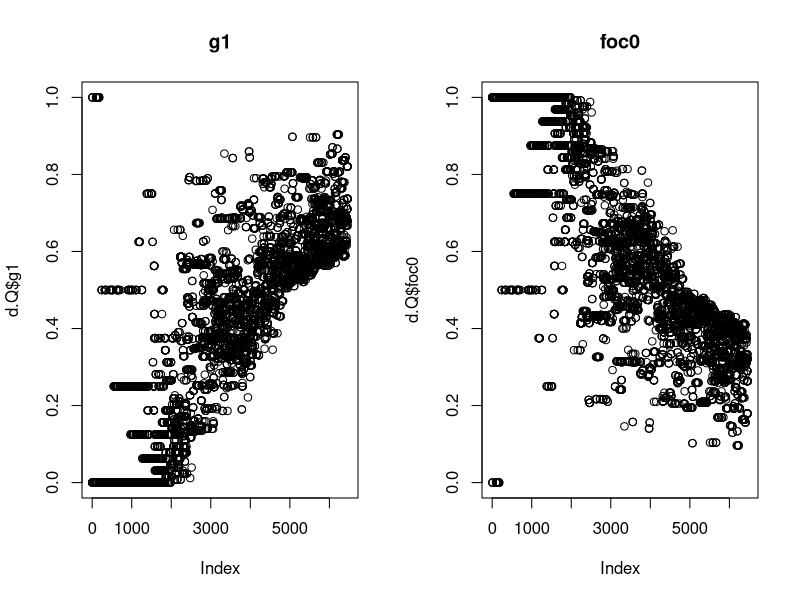
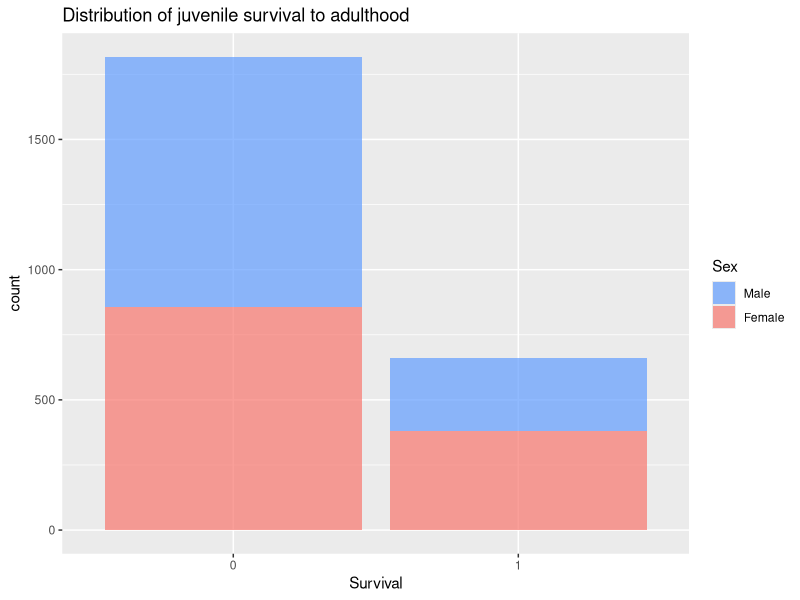
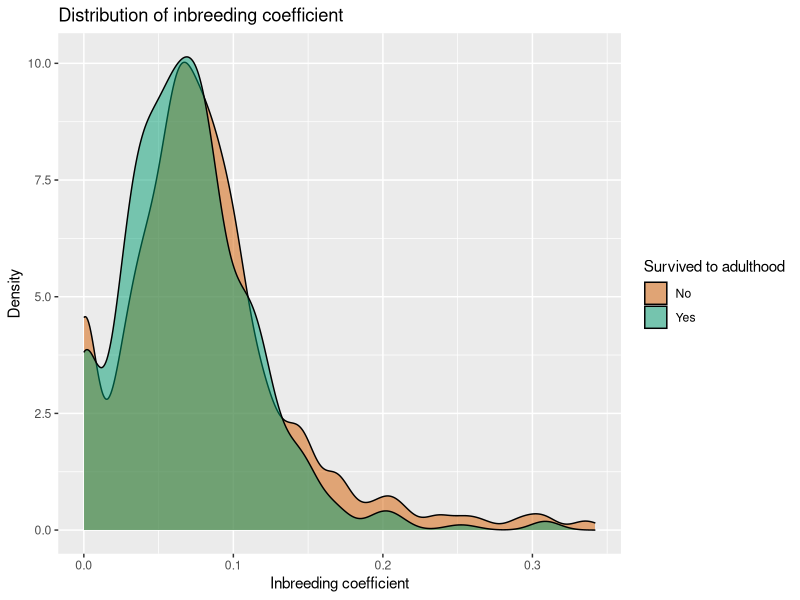
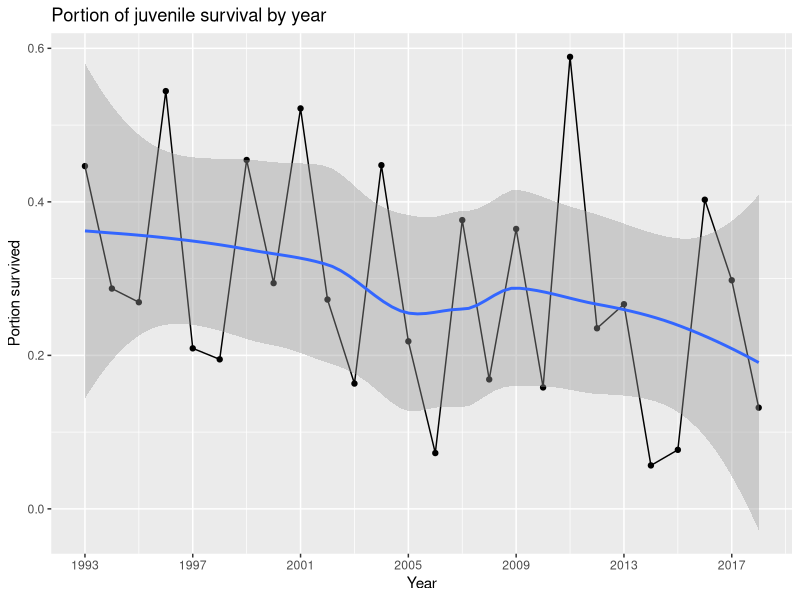
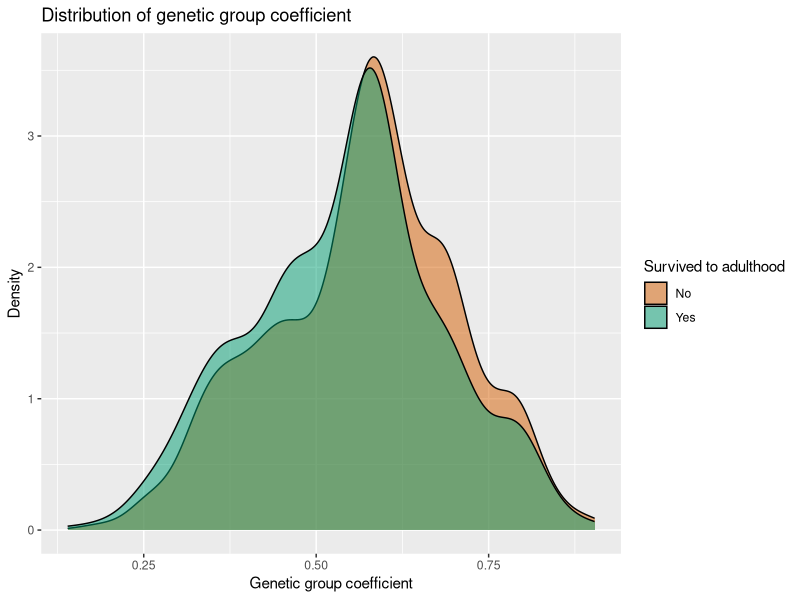
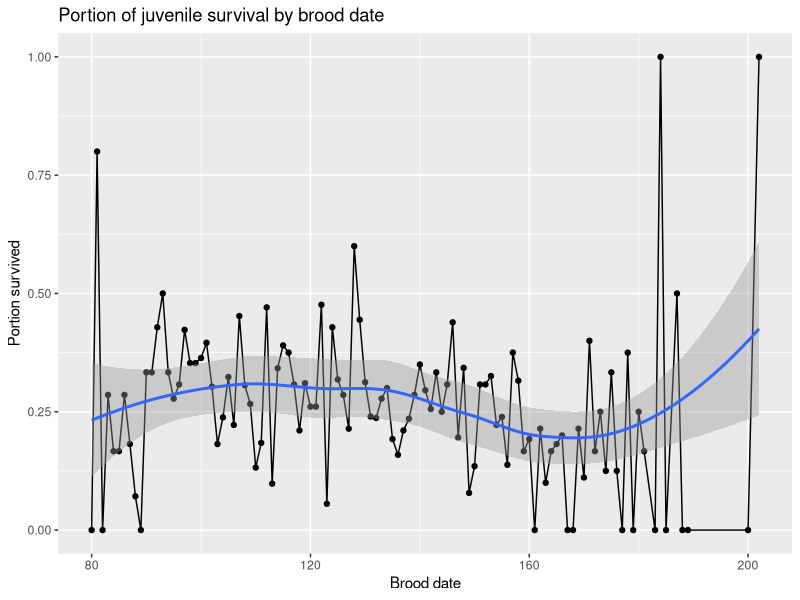

These charts were generated, in order, by the following R code:
## ---- chunk 1
knitr::opts_chunk$set(echo = TRUE)
qg.data.gg.inds <- read.table("../data/qg.data.gg.inds.steffi.txt", header = T)
d.ped <- ped.prune.inds <- read.table("../data/ped.prune.inds.steffi.txt", header = T)
d.Q <- read.table("../data/Q.data.steffi.txt", header = T)
qg.data.gg.inds$sex <- qg.data.gg.inds$sex.use.x1 - 1
## ---- chunk 2
summary(d.ped)
## ---- chunk 3
d.ped[is.na(d.ped$gendam), "gensire"]
## ---- chunk 4
head(d.Q)
## ---- chunk 5
par(mfrow = c(1, 2))
plot(d.Q$g1, main = "g1")
plot(d.Q$foc0, main = "foc0")
## ---- chunk 6
cor(d.Q$foc0, d.Q$g1)
## ---- chunk 7
founder_population.id <- d.ped[is.na(d.ped$gendam), "ninecode"]
table(d.Q[which(d.Q$ninecode %in% founder_population.id),
          c("foc0", "g1")])
## ---- chunk 8
head(qg.data.gg.inds)
## ---- chunk 9
paste("Earliest year:", min(qg.data.gg.inds$natalyr))
paste(c("Number not survived:", "Number survived:"),
      table(qg.data.gg.inds$surv.ind.to.ad))
paste("natal year correlation:",
      cor(qg.data.gg.inds$natalyr, qg.data.gg.inds$natalyr.no))
paste("correlation between sex and sex.x1:",
      cor(qg.data.gg.inds$sex.use, qg.data.gg.inds$sex.use.x1))
## ---- chunk 10
library(ggplot2)

ggplot(qg.data.gg.inds, aes(x = factor(surv.ind.to.ad),
                            fill = factor(sex))) +
  ggtitle("Distribution of juvenile survival to adulthood") +
  geom_bar(alpha = 0.7) +
  xlab("Survival") +
  scale_fill_manual(
    name = "Sex",
    labels = c("Male", "Female"),
    values = c("#619CFF", "#F8766D")
  )
## ---- chunk 11
ggplot(qg.data.gg.inds, aes(x = f.coef,
                            fill = factor(surv.ind.to.ad))) +
  ggtitle("Distribution of inbreeding coefficient") +
  geom_density(alpha = 0.5) +
  xlab("Inbreeding coefficient") +
  ylab("Density") +
  scale_fill_manual(
    name = "Survived to adulthood",
    label = c("No", "Yes"),
    values = c("#D55E00", "#009E73")
  )
## ---- chunk 12
ggplot(aggregate(surv.ind.to.ad ~ natalyr, qg.data.gg.inds,
                 function(x) {sum(x) / length(x)}),
       aes(x = natalyr, y = surv.ind.to.ad)) +
  geom_line() +
  geom_point() +
  geom_smooth() +
  ggtitle("Portion of juvenile survival by year") +
  xlab("Year") +
  ylab("Portion survived") +
  scale_x_continuous(breaks = seq(1993, 2018, by = 4))
## ---- chunk 13
ggplot(qg.data.gg.inds, aes(x = g1, fill = factor(surv.ind.to.ad))) +
  ggtitle("Distribution of genetic group coefficient") +
  geom_density(alpha = 0.5) +
  xlab("Genetic group coefficient") +
  ylab("Density") +
  scale_fill_manual(
    name = "Survived to adulthood",
    label = c("No", "Yes"),
    values = c("#D55E00", "#009E73")
  )
## ---- chunk 14
ggplot(aggregate(surv.ind.to.ad ~ brood.date, qg.data.gg.inds,
                 function(x) {sum(x) / length(x)}),
  aes(x = brood.date, y = surv.ind.to.ad)) +
  geom_line() +
  geom_point() +
  geom_smooth() +
  ggtitle("Portion of juvenile survival by brood date") +
  xlab("Brood date") +
  ylab("Portion survived")
